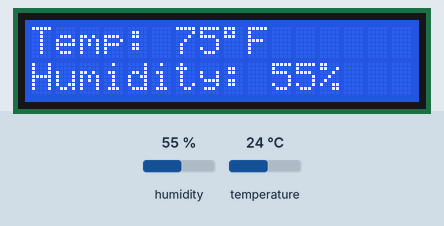
Bench run of a sketch on a simulated Arduino Uno, built with avr-gcc and run on an emulated ATmega328P. Shown: 16×2 character LCD. The test bench sets the inputs (shaded band); at power-on: humidity 55 %, temperature 24 °C.

Above: at 1.2 s.
1.3 s: humidity set to 22 %
At 2.6 s:
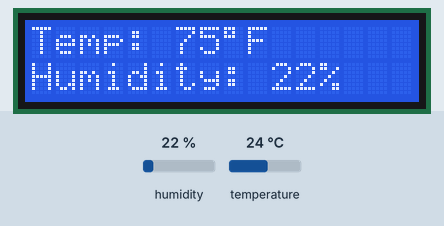
3.7 s: temperature set to 12 °C
At 4.7 s:
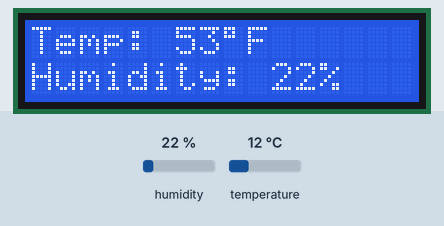
5.9 s: humidity set to 40 %
At 6.9 s:
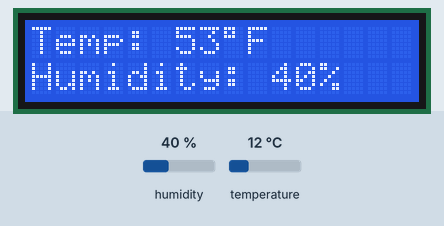
8.0 s: temperature set to 19 °C
At 9.0 s:
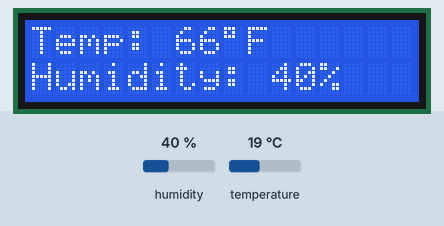
Timing chart, 0 to 11.0 s (numbered marks = the images above; inputs shaded):
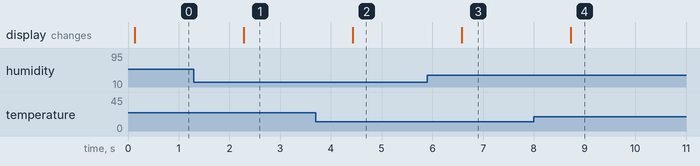

The sketch:

tmpHumidLCD.ino
```cpp
#include <DHT.h>
#include <DHT_U.h>
#include <LiquidCrystal.h>

LiquidCrystal lcd(12, 11, 5, 4, 3, 2);

#define DHT11_PIN 7
#define DHTTYPE DHT11
DHT dht(DHT11_PIN, DHTTYPE, 1);

void setup(){
  dht.begin();
  lcd.begin(16, 2);
}

void loop(){
  int chk = dht.read(DHT11_PIN);
  int tmp = dht.readTemperature(true, true);
  int hum = dht.readHumidity(true);
  lcd.setCursor(0,0);
  lcd.print("Temp: ");
  lcd.print(tmp);
  lcd.print((char)223);
  lcd.print("F");
  lcd.setCursor(0,1);
  lcd.print("Humidity: ");
  lcd.print(hum);
  lcd.print("%");
  delay(1000);
}
```

Measured:
- after the input at 1.3 s, the display: changes after 0.98 s (image 1)
- after the input at 3.7 s, the display: changes after 0.73 s (image 2)
- after the input at 5.9 s, the display: changes after 0.68 s (image 3)
- after the input at 8.0 s, the display: changes after 0.72 s (image 4)
